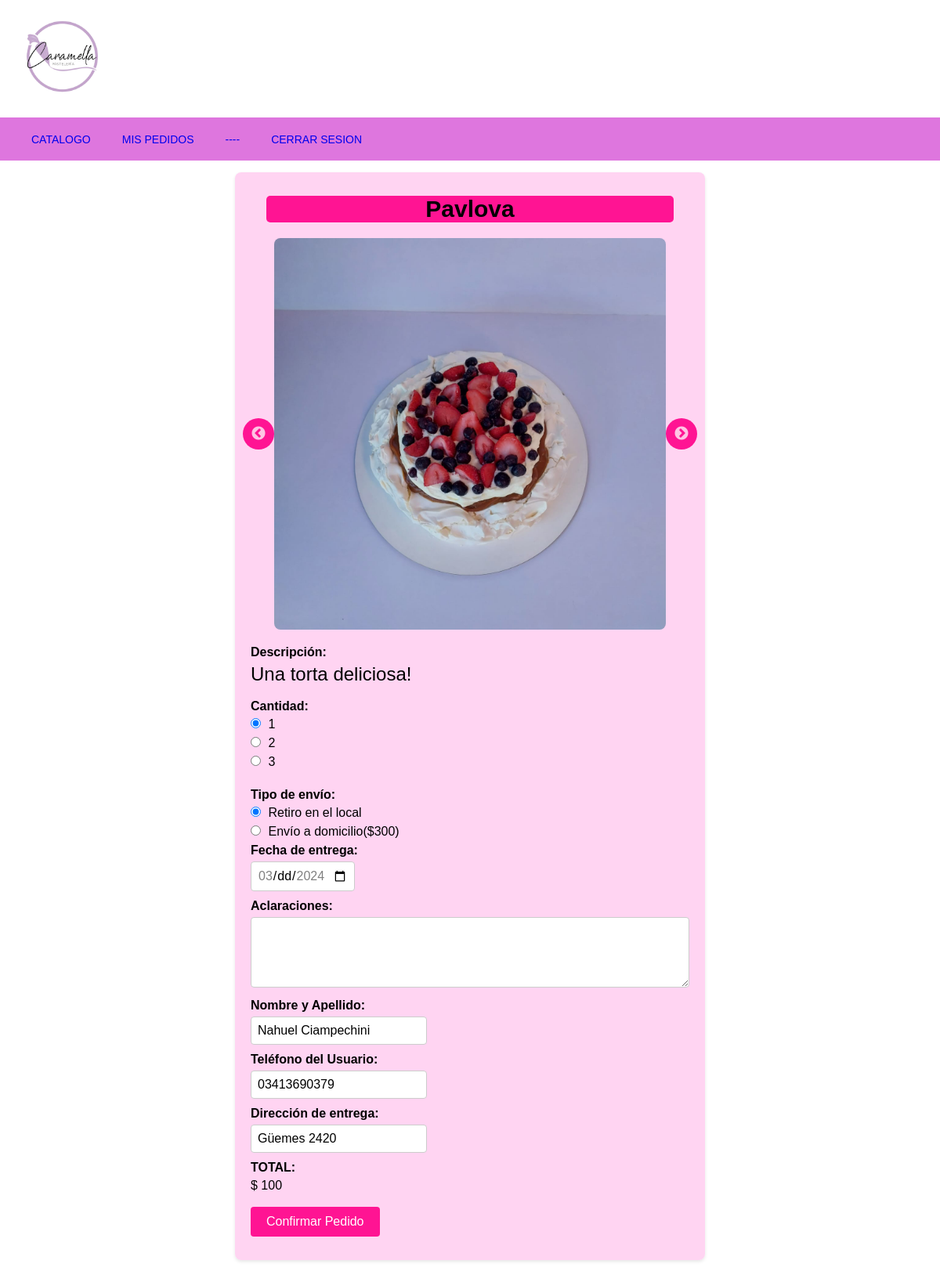
Screenshot of /realizar_pedido.php?id=37 (signed in) with the database file from the repository.
### tables this page shows
CREATE TABLE `producto` (
  `Id_producto` int(11) NOT NULL,
  `nombreProducto` varchar(25) DEFAULT NULL,
  `valorProducto` int(11) DEFAULT NULL,
  `descripcion` varchar(250) NOT NULL
);

CREATE TABLE `usuario` (
  `Id_usuario` int(11) NOT NULL,
  `Id_tipoUsuario` int(11) DEFAULT NULL,
  `nombreCliente` varchar(25) DEFAULT NULL,
  `apellidoCliente` varchar(25) DEFAULT NULL,
  `email` varchar(40) DEFAULT NULL,
  `contrasena` varchar(25) DEFAULT NULL,
  `fechaRegistro` datetime DEFAULT NULL ON UPDATE current_timestamp(),
  `telefono` varchar(25) DEFAULT NULL,
  `direccion` varchar(25) DEFAULT NULL
);

### realizar_pedido.php (the view, shortened to what this page needs)
<?php
include_once('php/conexion_database.php');
if (!isset($_SESSION['usuario'])) {
    header("Location: ./login.php");
}else if(isset($_GET['id']) && !empty($_GET['id'])) {
    $idProducto = $_GET['id'];
    $queryProducto = "SELECT * FROM producto WHERE Id_producto = $idProducto";
    $resultadoProducto = $database->query($queryProducto);
    if ($resultadoProducto->num_rows > 0) {
        $producto = $resultadoProducto->fetch_assoc();
    } else {
        header("Location: ./catalogo.php");
    }
} else {
    header("Location: ./catalogo.php");
}
$idUsuario=$_SESSION['usuario'];
$queryUsuario = "SELECT * FROM usuario WHERE Id_usuario='$idUsuario'";
$resultadoUsuario = $database->query($queryUsuario);
$datosUsuario = $resultadoUsuario->fetch_assoc();
$queryImagenes = "SELECT nombreFoto FROM fotoproducto WHERE Id_producto = $idProducto";
$resultadoImagenes = $database->query($queryImagenes);
$imagenes = array();
while ($imagen = $resultadoImagenes->fetch_assoc()) {
    $imagenes[] = $imagen['nombreFoto'];
}
?>
<!DOCTYPE html>
<html lang="es">
<head>
    <link rel="stylesheet" href="https://cdnjs.cloudflare.com/ajax/libs/slick-carousel/1.8.1/slick.min.css">
    <link rel="stylesheet" href="https://cdnjs.cloudflare.com/ajax/libs/slick-carousel/1.8.1/slick-theme.min.css">
</head>
<?php
include_once('index.php');
?>
<body>
    <main>
            <div class="producto-detalle">
                <form class="realizar-pedido" action="php/registro_pedido.php" method="POST" onsubmit="return confirmarPedido()">
                    <h2><?php echo $producto['nombreProducto']; ?></h2>
                    <div class="slick-slider">
                        <?php foreach ($imagenes as $imagen) { ?>
                            <div class="slick-slide">
                                <img src="<?php echo $imagen; ?>" alt="<?php echo $producto['nombreProducto']; ?>">
                            </div>
                        <?php } ?>
                    </div>
                    <label for="descripcion" class="producto-label">Descripción:</label>
                    <p><?php echo $producto['descripcion']; ?></p>
                    <br>
                    <label>Cantidad:</label>
                    <input type="radio" name="cantidad" value="1" onchange="calcularTotal()" checked> 1<br>
                    <input type="radio" name="cantidad" value="2" onchange="calcularTotal()"> 2<br>
                    <input type="radio" name="cantidad" value="3" onchange="calcularTotal()"> 3<br><br>
                    <label>Tipo de envío:</label>
                    <input type="radio" name="envio" value="1" onchange="calcularTotal()"checked> Retiro en el local<br>
                    <input type="radio" name="envio" value="2"onchange="calcularTotal()"> Envío a domicilio($300)<br>
                    <label for="fecha">Fecha de entrega:</label>
                    <input type="date" name="fecha" id="fecha" min="<?php echo date('Y-m-d', strtotime('+3 days')); ?>" max="<?php echo date('Y-m-d', strtotime('+2 weeks')); ?>" inputmode="monthday" required><br>
                    <label for="aclaraciones">Aclaraciones:</label>
                    <textarea name="aclaraciones" id="aclaraciones" rows="4" cols="50" maxlength="250"></textarea><br>
                    <label for="nombre">Nombre y Apellido:</label>
                    <input type="text" name="nombre" id="nombre" value="<?php echo $datosUsuario['nombreCliente'].' '.$datosUsuario['apellidoCliente'] ?>" required><br>
                    <label for="telefono">Teléfono del Usuario:</label>
                    <input type="tel" name="telefono" id="telefono" value="<?php echo $datosUsuario['telefono'] ?>" required><br>
                    <label for="direccion">Dirección de entrega:</label>
                    <input type="text" name="direccion" id="direccion" value="<?php echo $datosUsuario['direccion'] ?>" required><br>
                    <label>TOTAL:</label>
                    <a>$</a>
                    <span id="total">0</span><br><br>
                    <input type="submit" value="Confirmar Pedido">
                </form>
            </div>
    </main>
    <link rel="stylesheet" href="css/styleRealizar_pedido.css">
</body>
</html>

### css/styleMenu.css (style rules this page uses)
* { margin: 0; padding: 0; box-sizing: border-box; text-decoration: none; font-family: sans-serif; }
main { padding: 40px 20px; margin-top: 180px; }

### css/styleRealizar_pedido.css (style rules this page uses)
.realizar-pedido { max-width: 600px; margin: auto; padding: 20px; background-color: rgba(255, 196, 238, 0.727); border-radius: 8px; box-shadow: 0 2px 4px rgba(0, 0, 0, 0.1); }
h2 { border-radius: 5px; background-color: #FF1493; text-align: center; font-size: 30px; margin: 10px 20px; }
p { font-size: 24px; white-space: pre-wrap; }
.slick-slider { width: 100%; max-width: 500px; margin: 20px auto; }
.slick-slide img { width: 100%; height: auto; border-radius: 8px; }
label { display: block; margin-bottom: 5px; font-size: 16px; font-weight: bold; }
input[type="radio"] { margin-right: 5px; display: inline-block; }
textarea { width: 100%; resize: vertical; }
input, textarea { padding: 8px; border: 1px solid #ccc; border-radius: 4px; font-size: 16px; margin-bottom: 10px; }
input[type="submit"] { background-color: #FF1493; color: white; border: none; border-radius: 4px; padding: 10px 20px; font-size: 16px; cursor: pointer; transition: background-color 0.3s; }
.realizar-pedido>label { display: grid; grid-template-columns: 1fr 1fr; grid-gap: 10px; }

### rows the page displays
producto: nombreProducto "Pavlova", descripcion "Una torta deliciosa!"
usuario: nombre "Nahuel Ciampechini", telefono "03413690379", direccion "Güemes 2420"
